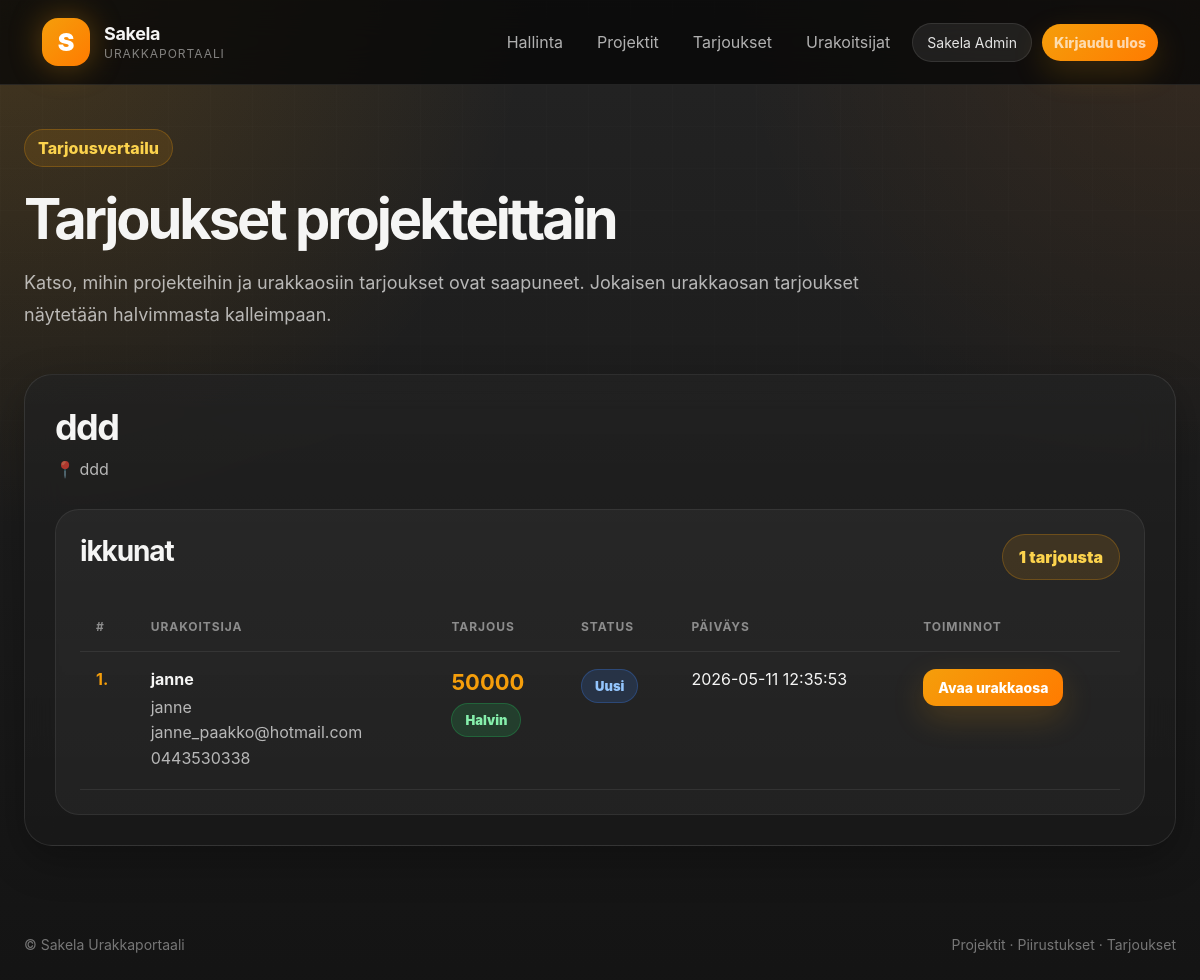
/admin/bids (signed in), run on the app's committed database.
### tables this page shows
CREATE TABLE users (
            id INTEGER PRIMARY KEY AUTOINCREMENT,
            name TEXT NOT NULL,
            email TEXT NOT NULL UNIQUE,
            password_hash TEXT NOT NULL,
            role TEXT NOT NULL DEFAULT 'contractor',
            contractor_status TEXT NOT NULL DEFAULT 'pending',
            company_name TEXT,
            phone TEXT,
            created_at TEXT NOT NULL
        );

CREATE TABLE projects (
            id INTEGER PRIMARY KEY AUTOINCREMENT,
            title TEXT NOT NULL,
            location TEXT,
            description TEXT,
            deadline TEXT,
            status TEXT NOT NULL DEFAULT 'open',
            created_at TEXT NOT NULL
        );

CREATE TABLE project_sections (
            id INTEGER PRIMARY KEY AUTOINCREMENT,
            project_id INTEGER NOT NULL,
            title TEXT NOT NULL,
            description TEXT,
            trade_category TEXT,
            deadline TEXT,
            status TEXT NOT NULL DEFAULT 'open',
            created_at TEXT NOT NULL, Littera TEXT,
            FOREIGN KEY (project_id) REFERENCES projects(id) ON DELETE CASCADE
        );

CREATE TABLE bids (
            id INTEGER PRIMARY KEY AUTOINCREMENT,
            section_id INTEGER NOT NULL,
            contractor_id INTEGER NOT NULL,
            price TEXT,
            message TEXT,
            status TEXT NOT NULL DEFAULT 'submitted',
            created_at TEXT NOT NULL, attachment_original_filename TEXT, attachment_stored_filename TEXT,
            FOREIGN KEY (section_id) REFERENCES project_sections(id) ON DELETE CASCADE,
            FOREIGN KEY (contractor_id) REFERENCES users(id) ON DELETE CASCADE
        );

### app.py (the view)
@app.route("/admin/bids")
@login_required
@admin_required
def admin_bids():
    conn = get_db()
    rows = conn.execute("""
        SELECT
            b.*,
            u.name AS contractor_name,
            u.company_name,
            u.email,
            u.phone,
            ps.id AS section_id,
            ps.title AS section_title,
            ps.Littera,
            p.id AS project_id,
            p.title AS project_title,
            p.location AS project_location
        FROM bids b
        JOIN users u ON u.id = b.contractor_id
        JOIN project_sections ps ON ps.id = b.section_id
        JOIN projects p ON p.id = ps.project_id
        ORDER BY p.title ASC, ps.title ASC, b.created_at DESC
    """).fetchall()
    conn.close()
    grouped = {}
    for bid in rows:
        project_id = bid["project_id"]
        section_id = bid["section_id"]
        if project_id not in grouped:
            grouped[project_id] = {
                "project_title": bid["project_title"],
                "project_location": bid["project_location"],
                "sections": {}
            }
        if section_id not in grouped[project_id]["sections"]:
            grouped[project_id]["sections"][section_id] = {
                "section_title": bid["section_title"],
                "Littera": bid["Littera"],
                "bids": []
            }
        grouped[project_id]["sections"][section_id]["bids"].append(bid)
    for project in grouped.values():
        for section in project["sections"].values():
            section["bids"] = sorted(
                section["bids"],
                key=lambda bid: parse_price_value(bid["price"])
            )
    return render_template(
        "admin_bids.html",
        grouped=grouped,
    )

### templates/admin_bids.html (shortened to what this page needs)
{% extends "base.html" %}
{% block content %}
<div style="margin-bottom:42px;">
    <div
        style="
            display:inline-flex;
            padding:8px 13px;
            border-radius:999px;
            background:rgba(245,158,11,0.12);
            border:1px solid rgba(245,158,11,0.25);
            color:#fcd34d;
            font-weight:800;
            margin-bottom:18px;
        "
    >
        Tarjousvertailu
    </div>
    <h1 style="font-size:56px; letter-spacing:-0.055em; margin-bottom:14px;">
        Tarjoukset projekteittain
    </h1>
    <p class="muted" style="font-size:18px; line-height:1.8; max-width:860px;">
        Katso, mihin projekteihin ja urakkaosiin tarjoukset ovat saapuneet.
        Jokaisen urakkaosan tarjoukset näytetään halvimmasta kalleimpaan.
    </p>
</div>
{% if grouped %}
    <div class="grid">
        {% for project_id, project in grouped.items() %}
            <div class="card">
                <div style="margin-bottom:30px;">
                    <h2 style="font-size:36px; letter-spacing:-0.045em; margin-bottom:10px;">
                        {{ project.project_title }}
                    </h2>
                    {% if project.project_location %}
                        <div class="muted">
                            📍 {{ project.project_location }}
                        </div>
                    {% endif %}
                </div>
                <div class="grid">
                    {% for section_id, section in project.sections.items() %}
                        <div
                            style="
                                padding:24px;
                                border-radius:24px;
                                background:rgba(255,255,255,0.04);
                                border:1px solid rgba(255,255,255,0.07);
                            "
                        >
                            <div
                                style="
                                    display:flex;
                                    justify-content:space-between;
                                    align-items:flex-start;
                                    gap:18px;
                                    flex-wrap:wrap;
                                    margin-bottom:22px;
                                "
                            >
                                <div>
                                    <h3 style="font-size:28px; letter-spacing:-0.04em; margin-bottom:8px;">
                                        {{ section.section_title }}
                                    </h3>
                                </div>
                                <div
                                    style="
                                        padding:12px 16px;
                                        border-radius:999px;
                                        background:rgba(245,158,11,0.12);
                                        border:1px solid rgba(245,158,11,0.25);
                                        font-weight:900;
                                        color:#fcd34d;
                                    "
                                >
                                    {{ section.bids|length }} tarjousta
                                </div>
                            </div>
                            <div class="table-wrap">
                                <table>
                                    <thead>
                                        <tr>
                                            <th>#</th>
                                            <th>Urakoitsija</th>
                                            <th>Tarjous</th>
                                            <th>Status</th>
                                            <th>Päiväys</th>
                                            <th>Toiminnot</th>
                                        </tr>
                                    </thead>
                                    <tbody>
                                        {% for bid in section.bids %}
                                            <tr>
                                                <td>
                                                    {% if loop.index <= 3 %}
                                                        <strong style="color:#f59e0b;">
                                                            {{ loop.index }}.
                                                        </strong>
                                                    {% else %}
                                                        {{ loop.index }}.
                                                    {% endif %}
                                                </td>
                                                <td>
                                                    <strong>{{ bid.company_name }}</strong>
                                                    <div class="muted" style="margin-top:6px; line-height:1.6;">
                                                        {{ bid.contractor_name }}<br>
                                                        {{ bid.email }}
                                                        {% if bid.phone %}
                                                            <br>{{ bid.phone }}
                                                        {% endif %}
                                                    </div>
                                                </td>
                                                <td>
                                                    <strong style="color:#f59e0b; font-size:22px;">
                                                        {{ bid.price }}
                                                    </strong>
                                                    {% if loop.index == 1 %}
                                                        <div style="margin-top:8px;">
                                                            <span class="status-pill status-approved">
                                                                Halvin
                                                            </span>
                                                        </div>
                                                    {% elif loop.index <= 3 %}
                                                        <div style="margin-top:8px;">
                                                            <span class="status-pill status-reviewing">
                                                                Top 3
                                                            </span>
                                                        </div>
                                                    {% endif %}
                                                </td>
                                                <td>
                                                    <span class="status-pill status-{{ bid.status }}">
                                                        {% if bid.status == "submitted" %}
                                                            Uusi
                                                        {% elif bid.status == "reviewing" %}
                                                            Käsittelyssä
                                                        {% elif bid.status == "accepted" %}
                                                            Hyväksytty
                                                        {% elif bid.status == "rejected" %}
                                                            Hylätty
                                                        {% else %}
                                                            {{ bid.status }}
                                                        {% endif %}
                                                    </span>
                                                </td>
                                                <td>
                                                    {{ bid.created_at }}
                                                </td>
                                                <td>
                                                    <div style="display:flex; gap:10px; flex-wrap:wrap;">
                                                        <a
                                                            href="{{ url_for('admin_section_detail', section_id=bid.section_id) }}"
                                                            class="btn btn-small"
                                                        >
                                                            Avaa urakkaosa
                                                        </a>
                                                    </div>
                                                </td>
                                            </tr>
                                        {% endfor %}
                                    </tbody>
                                </table>
                            </div>
                        </div>
                    {% endfor %}
                </div>
            </div>
        {% endfor %}
    </div>
{% endif %}
{% endblock %}

### templates/base.html (shortened to what this page needs)
<!DOCTYPE html>
<html lang="fi">
<head>
    <link rel="stylesheet" href="{{ url_for('static', filename='css/style.css') }}?v=3">
</head>
<body>
<header class="topbar">
    <a href="{{ url_for('index') }}" class="brand">
        <span class="brand-mark">S</span>
        <span>
            <strong>Sakela</strong>
            <small>Urakkaportaali</small>
        </span>
    </a>
    <nav class="nav">
        {% if current_user %}
            {% if current_user.role == "admin" %}
                <a href="{{ url_for('admin_dashboard') }}">Hallinta</a>
                <a href="{{ url_for('admin_projects') }}">Projektit</a>
                <a href="{{ url_for('admin_bids') }}">Tarjoukset</a>
                <a href="{{ url_for('admin_contractors') }}">Urakoitsijat</a>
            {% else %}
                <a href="{{ url_for('contractor_dashboard') }}">Etusivu</a>
                <a href="{{ url_for('contractor_projects') }}">Avoimet kohteet</a>
            {% endif %}
            <span class="user-pill">
                {{ current_user.name }}
            </span>
            <a href="{{ url_for('logout') }}" class="btn btn-small">
                Kirjaudu ulos
            </a>
        {% else %}
            <a href="{{ url_for('login') }}">Kirjaudu</a>
            <a href="{{ url_for('register') }}" class="btn btn-small">
                Hae urakoitsijaksi
            </a>
        {% endif %}
    </nav>
</header>
<main class="page">
    {% block content %}{% endblock %}
</main>
<footer
    style="
        max-width:1440px;
        margin:0 auto;
        padding:0 24px 34px;
        color:rgba(255,255,255,0.42);
        font-size:14px;
        display:flex;
        justify-content:space-between;
        gap:18px;
        flex-wrap:wrap;
    "
>
    <div>
        © Sakela Urakkaportaali
    </div>
    <div>
        Projektit · Piirustukset · Tarjoukset
    </div>
</footer>
</body>
</html>

### data on the page
users: name "Sakela Admin"
projects: project_title "ddd", project_location "ddd"
project_sections: section_title "ikkunat"
bids: company_name "janne", contractor_name "janne", email "janne_paakko@hotmail.com", phone "0443530338", price "50000", status "Uusi", created_at "2026-05-11 12:35:53"

### other printed values
{{ section.bids|length }} "1"
